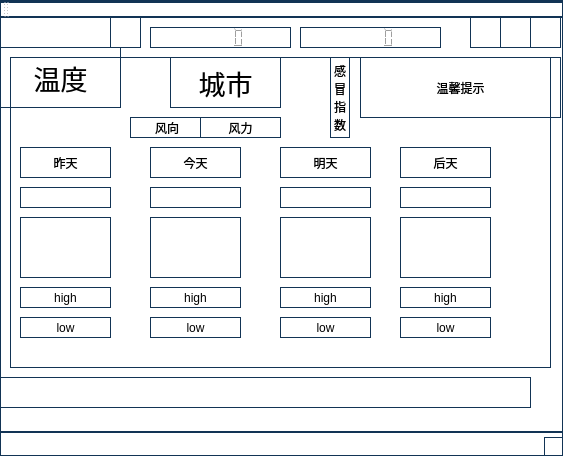
<?xml version="1.0" encoding="UTF-8"?>
<ui version="4.0">
 <class>WeatherQuery</class>
 <widget class="QMainWindow" name="WeatherQuery">
  <property name="geometry">
   <rect>
    <x>0</x>
    <y>0</y>
    <width>563</width>
    <height>456</height>
   </rect>
  </property>
  <property name="windowTitle">
   <string>WeatherQuery</string>
  </property>
  <property name="styleSheet">
   <string notr="true">background-color: rgba(255, 255, 255, 0);
border:1px solid#123455;



</string>
  </property>
  <widget class="QWidget" name="centralWidget">
   <widget class="QLabel" name="GanmaoLabel">
    <property name="geometry">
     <rect>
      <x>360</x>
      <y>40</y>
      <width>201</width>
      <height>61</height>
     </rect>
    </property>
    <property name="text">
     <string>温馨提示</string>
    </property>
    <property name="alignment">
     <set>Qt::AlignCenter</set>
    </property>
    <property name="wordWrap">
     <bool>false</bool>
    </property>
   </widget>
   <widget class="QLabel" name="IndexLabel">
    <property name="geometry">
     <rect>
      <x>330</x>
      <y>40</y>
      <width>20</width>
      <height>81</height>
     </rect>
    </property>
    <property name="text">
     <string>感冒指数</string>
    </property>
    <property name="alignment">
     <set>Qt::AlignCenter</set>
    </property>
    <property name="wordWrap">
     <bool>true</bool>
    </property>
   </widget>
   <widget class="QLabel" name="TemperatureLabel">
    <property name="geometry">
     <rect>
      <x>0</x>
      <y>30</y>
      <width>121</width>
      <height>61</height>
     </rect>
    </property>
    <property name="font">
     <font>
      <pointsize>20</pointsize>
     </font>
    </property>
    <property name="text">
     <string>温度</string>
    </property>
    <property name="alignment">
     <set>Qt::AlignCenter</set>
    </property>
   </widget>
   <widget class="QLCDNumber" name="DateLcdNumber">
    <property name="geometry">
     <rect>
      <x>150</x>
      <y>10</y>
      <width>141</width>
      <height>21</height>
     </rect>
    </property>
    <property name="focusPolicy">
     <enum>Qt::StrongFocus</enum>
    </property>
    <property name="styleSheet">
     <string notr="true"/>
    </property>
   </widget>
   <widget class="QLCDNumber" name="TimeLcdNumber">
    <property name="geometry">
     <rect>
      <x>300</x>
      <y>10</y>
      <width>141</width>
      <height>21</height>
     </rect>
    </property>
    <property name="focusPolicy">
     <enum>Qt::StrongFocus</enum>
    </property>
   </widget>
   <widget class="QLabel" name="CityLabel">
    <property name="geometry">
     <rect>
      <x>170</x>
      <y>40</y>
      <width>111</width>
      <height>51</height>
     </rect>
    </property>
    <property name="font">
     <font>
      <pointsize>20</pointsize>
     </font>
    </property>
    <property name="text">
     <string>城市</string>
    </property>
    <property name="alignment">
     <set>Qt::AlignCenter</set>
    </property>
   </widget>
   <widget class="QLabel" name="TodayLabel">
    <property name="geometry">
     <rect>
      <x>150</x>
      <y>130</y>
      <width>91</width>
      <height>31</height>
     </rect>
    </property>
    <property name="text">
     <string>今天</string>
    </property>
    <property name="alignment">
     <set>Qt::AlignCenter</set>
    </property>
   </widget>
   <widget class="QLabel" name="TodayTypeLabel">
    <property name="geometry">
     <rect>
      <x>150</x>
      <y>200</y>
      <width>91</width>
      <height>61</height>
     </rect>
    </property>
    <property name="styleSheet">
     <string notr="true"/>
    </property>
    <property name="text">
     <string/>
    </property>
    <property name="alignment">
     <set>Qt::AlignCenter</set>
    </property>
   </widget>
   <widget class="QLabel" name="TodayHIghLabel">
    <property name="geometry">
     <rect>
      <x>150</x>
      <y>270</y>
      <width>91</width>
      <height>21</height>
     </rect>
    </property>
    <property name="text">
     <string>high</string>
    </property>
    <property name="alignment">
     <set>Qt::AlignCenter</set>
    </property>
   </widget>
   <widget class="QLabel" name="TodayLowLabel">
    <property name="geometry">
     <rect>
      <x>150</x>
      <y>300</y>
      <width>91</width>
      <height>21</height>
     </rect>
    </property>
    <property name="text">
     <string>low</string>
    </property>
    <property name="alignment">
     <set>Qt::AlignCenter</set>
    </property>
   </widget>
   <widget class="QLabel" name="YesterdayLowLabel">
    <property name="geometry">
     <rect>
      <x>20</x>
      <y>300</y>
      <width>91</width>
      <height>21</height>
     </rect>
    </property>
    <property name="text">
     <string>low</string>
    </property>
    <property name="alignment">
     <set>Qt::AlignCenter</set>
    </property>
   </widget>
   <widget class="QLabel" name="YesterdayTypeLabel">
    <property name="geometry">
     <rect>
      <x>20</x>
      <y>200</y>
      <width>91</width>
      <height>61</height>
     </rect>
    </property>
    <property name="text">
     <string/>
    </property>
    <property name="alignment">
     <set>Qt::AlignCenter</set>
    </property>
   </widget>
   <widget class="QLabel" name="YesterdayHighLabel">
    <property name="geometry">
     <rect>
      <x>20</x>
      <y>270</y>
      <width>91</width>
      <height>21</height>
     </rect>
    </property>
    <property name="text">
     <string>high</string>
    </property>
    <property name="alignment">
     <set>Qt::AlignCenter</set>
    </property>
   </widget>
   <widget class="QLabel" name="YesterdayLabel">
    <property name="geometry">
     <rect>
      <x>20</x>
      <y>130</y>
      <width>91</width>
      <height>31</height>
     </rect>
    </property>
    <property name="text">
     <string>昨天</string>
    </property>
    <property name="alignment">
     <set>Qt::AlignCenter</set>
    </property>
   </widget>
   <widget class="QLabel" name="TomorrowLowLabel">
    <property name="geometry">
     <rect>
      <x>280</x>
      <y>300</y>
      <width>91</width>
      <height>21</height>
     </rect>
    </property>
    <property name="text">
     <string>low</string>
    </property>
    <property name="alignment">
     <set>Qt::AlignCenter</set>
    </property>
   </widget>
   <widget class="QLabel" name="TomorrowTypeLabel">
    <property name="geometry">
     <rect>
      <x>280</x>
      <y>200</y>
      <width>91</width>
      <height>61</height>
     </rect>
    </property>
    <property name="text">
     <string/>
    </property>
    <property name="alignment">
     <set>Qt::AlignCenter</set>
    </property>
   </widget>
   <widget class="QLabel" name="TomorrowHIghLabel">
    <property name="geometry">
     <rect>
      <x>280</x>
      <y>270</y>
      <width>91</width>
      <height>21</height>
     </rect>
    </property>
    <property name="text">
     <string>high</string>
    </property>
    <property name="alignment">
     <set>Qt::AlignCenter</set>
    </property>
   </widget>
   <widget class="QLabel" name="TomorrowLabel">
    <property name="geometry">
     <rect>
      <x>280</x>
      <y>130</y>
      <width>91</width>
      <height>31</height>
     </rect>
    </property>
    <property name="text">
     <string>明天</string>
    </property>
    <property name="alignment">
     <set>Qt::AlignCenter</set>
    </property>
   </widget>
   <widget class="QLabel" name="AfterTomorrowLabel">
    <property name="geometry">
     <rect>
      <x>400</x>
      <y>130</y>
      <width>91</width>
      <height>31</height>
     </rect>
    </property>
    <property name="text">
     <string>后天</string>
    </property>
    <property name="alignment">
     <set>Qt::AlignCenter</set>
    </property>
   </widget>
   <widget class="QLabel" name="AfterTomorrowTypeLabel">
    <property name="geometry">
     <rect>
      <x>400</x>
      <y>200</y>
      <width>91</width>
      <height>61</height>
     </rect>
    </property>
    <property name="text">
     <string/>
    </property>
    <property name="alignment">
     <set>Qt::AlignCenter</set>
    </property>
   </widget>
   <widget class="QLabel" name="AfterTomorrowLowLabel">
    <property name="geometry">
     <rect>
      <x>400</x>
      <y>300</y>
      <width>91</width>
      <height>21</height>
     </rect>
    </property>
    <property name="text">
     <string>low</string>
    </property>
    <property name="alignment">
     <set>Qt::AlignCenter</set>
    </property>
   </widget>
   <widget class="QLabel" name="AfterTomorrowHIghLabel">
    <property name="geometry">
     <rect>
      <x>400</x>
      <y>270</y>
      <width>91</width>
      <height>21</height>
     </rect>
    </property>
    <property name="text">
     <string>high</string>
    </property>
    <property name="alignment">
     <set>Qt::AlignCenter</set>
    </property>
   </widget>
   <widget class="RollTest" name="rollwidget" native="true">
    <property name="geometry">
     <rect>
      <x>0</x>
      <y>360</y>
      <width>531</width>
      <height>31</height>
     </rect>
    </property>
   </widget>
   <widget class="QPushButton" name="SkinBt">
    <property name="geometry">
     <rect>
      <x>470</x>
      <y>0</y>
      <width>31</width>
      <height>31</height>
     </rect>
    </property>
    <property name="styleSheet">
     <string notr="true">QPushButton
{
	background-image: url(:/new/prefix1/images/update.png);
}

QPushButton:Pressed
{
	
	background-image: url(:/new/prefix1/images/update_on.png);
}</string>
    </property>
    <property name="text">
     <string/>
    </property>
   </widget>
   <widget class="QLineEdit" name="InputLineEdit">
    <property name="geometry">
     <rect>
      <x>0</x>
      <y>0</y>
      <width>141</width>
      <height>31</height>
     </rect>
    </property>
   </widget>
   <widget class="QPushButton" name="CheckBt">
    <property name="geometry">
     <rect>
      <x>110</x>
      <y>0</y>
      <width>31</width>
      <height>31</height>
     </rect>
    </property>
    <property name="styleSheet">
     <string notr="true">background-image: url(:/new/prefix1/images/查找.png);</string>
    </property>
    <property name="text">
     <string/>
    </property>
   </widget>
   <widget class="QLabel" name="YesterdayTypeText">
    <property name="geometry">
     <rect>
      <x>20</x>
      <y>170</y>
      <width>91</width>
      <height>21</height>
     </rect>
    </property>
    <property name="text">
     <string/>
    </property>
    <property name="alignment">
     <set>Qt::AlignCenter</set>
    </property>
   </widget>
   <widget class="QLabel" name="TodayTypeText">
    <property name="geometry">
     <rect>
      <x>150</x>
      <y>170</y>
      <width>91</width>
      <height>21</height>
     </rect>
    </property>
    <property name="text">
     <string/>
    </property>
    <property name="alignment">
     <set>Qt::AlignCenter</set>
    </property>
   </widget>
   <widget class="QLabel" name="TomorrowTypeText">
    <property name="geometry">
     <rect>
      <x>280</x>
      <y>170</y>
      <width>91</width>
      <height>21</height>
     </rect>
    </property>
    <property name="text">
     <string/>
    </property>
    <property name="alignment">
     <set>Qt::AlignCenter</set>
    </property>
   </widget>
   <widget class="QLabel" name="AfterTomorrowTypeText">
    <property name="geometry">
     <rect>
      <x>400</x>
      <y>170</y>
      <width>91</width>
      <height>21</height>
     </rect>
    </property>
    <property name="text">
     <string/>
    </property>
    <property name="alignment">
     <set>Qt::AlignCenter</set>
    </property>
   </widget>
   <widget class="softkey" name="softkeywidget" native="true">
    <property name="geometry">
     <rect>
      <x>10</x>
      <y>40</y>
      <width>541</width>
      <height>311</height>
     </rect>
    </property>
   </widget>
   <widget class="QLabel" name="FengxiangLabel">
    <property name="geometry">
     <rect>
      <x>130</x>
      <y>100</y>
      <width>71</width>
      <height>21</height>
     </rect>
    </property>
    <property name="text">
     <string> 风向</string>
    </property>
    <property name="alignment">
     <set>Qt::AlignCenter</set>
    </property>
   </widget>
   <widget class="QPushButton" name="CloseBt">
    <property name="geometry">
     <rect>
      <x>530</x>
      <y>0</y>
      <width>31</width>
      <height>31</height>
     </rect>
    </property>
    <property name="styleSheet">
     <string notr="true">QPushButton
{
	background-image: url(:/new/prefix1/images/关闭按钮.png);
}

QPushButton:Pressed
{
	background-image: url(:/new/prefix1/images/关闭按钮1.png);
}</string>
    </property>
    <property name="text">
     <string/>
    </property>
   </widget>
   <widget class="QPushButton" name="NarrowBt">
    <property name="geometry">
     <rect>
      <x>500</x>
      <y>0</y>
      <width>31</width>
      <height>31</height>
     </rect>
    </property>
    <property name="styleSheet">
     <string notr="true">QPushButton
{
	background-image: url(:/new/prefix1/images/最小化1.png);
}

QPushButton:Pressed
{
	background-image: url(:/new/prefix1/images/最小化.png);
}</string>
    </property>
    <property name="text">
     <string/>
    </property>
   </widget>
   <widget class="QLabel" name="FengliLabel">
    <property name="geometry">
     <rect>
      <x>200</x>
      <y>100</y>
      <width>81</width>
      <height>21</height>
     </rect>
    </property>
    <property name="text">
     <string>风力</string>
    </property>
    <property name="alignment">
     <set>Qt::AlignCenter</set>
    </property>
   </widget>
  </widget>
  <widget class="QMenuBar" name="menuBar">
   <property name="geometry">
    <rect>
     <x>0</x>
     <y>0</y>
     <width>563</width>
     <height>25</height>
    </rect>
   </property>
  </widget>
  <widget class="QToolBar" name="mainToolBar">
   <attribute name="toolBarArea">
    <enum>TopToolBarArea</enum>
   </attribute>
   <attribute name="toolBarBreak">
    <bool>false</bool>
   </attribute>
  </widget>
  <widget class="QStatusBar" name="statusBar"/>
 </widget>
 <layoutdefault spacing="6" margin="11"/>
 <customwidgets>
  <customwidget>
   <class>RollTest</class>
   <extends>QWidget</extends>
   <header>rolltest.h</header>
   <container>1</container>
  </customwidget>
  <customwidget>
   <class>softkey</class>
   <extends>QWidget</extends>
   <header location="global">softkey.h</header>
   <container>1</container>
  </customwidget>
 </customwidgets>
 <resources/>
 <connections/>
</ui>
